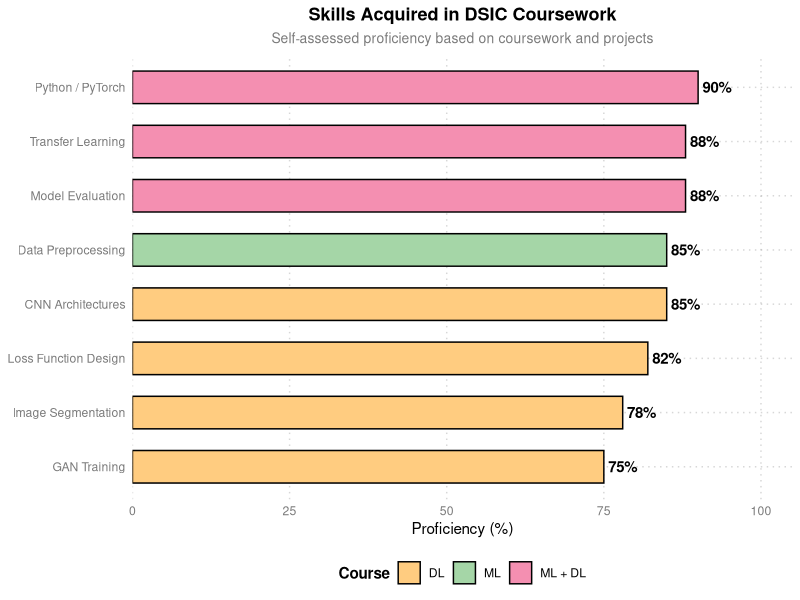

R code for this plot:
## ---- chunk 1
library(ggplot2)
library(scales)

# Personal visual DNA
c1  <- "#18A3A3"      # teal (primary)
c2  <- "#FF4D8D"      # rose pink (accent)
c3  <- "#7A7A7A"      # mid grey
c4  <- "#000000"      # border / text
acc <- "#E65100"      # deep orange (trend / highlight)

theme1 <- function() {
  theme_minimal(base_family = "sans") +
    theme(
      text             = element_text(colour = c4),
      plot.title       = element_text(face = "bold", colour = c4, size = 13,
                                      hjust = 0.5),
      plot.subtitle    = element_text(colour = c3, size = 10, hjust = 0.5),
      axis.title       = element_text(colour = c4, size = 11),
      axis.text        = element_text(colour = c3),
      panel.grid.major = element_line(color = scales::alpha(c3, 0.3),
                                      linetype = "dotted"),
      panel.grid.minor = element_blank(),
      legend.text      = element_text(colour = c4),
      legend.title     = element_text(colour = c4, face = "bold")
    )
}
## ---- chunk 2
df_skills <- data.frame(
  skill = factor(
    c("Python / PyTorch", "Transfer Learning", "Model Evaluation",
      "Data Preprocessing",
      "CNN Architectures", "Loss Function Design",
      "Image Segmentation", "GAN Training"),
    levels = rev(c("Python / PyTorch", "Transfer Learning", "Model Evaluation",
                   "Data Preprocessing",
                   "CNN Architectures", "Loss Function Design",
                   "Image Segmentation", "GAN Training"))
  ),
  proficiency = c(90, 88, 88, 85, 85, 82, 78, 75),
  source      = c("ML + DL", "ML + DL", "ML + DL",
                  "ML",
                  "DL", "DL", "DL", "DL")
)

ggplot(df_skills, aes(x = proficiency, y = skill, fill = source)) +
  geom_col(colour = c4, width = 0.6) +
  geom_text(aes(label = paste0(proficiency, "%")),
            hjust = -0.15, fontface = "bold", size = 3.8, colour = c4) +
  scale_fill_manual(values = c("ML" = "#A5D6A7", "DL" = "#FFCC80", "ML + DL" = "#F48FB1")) +
  scale_x_continuous(limits = c(0, 105), expand = expansion(mult = c(0, 0))) +
  labs(title    = "Skills Acquired in DSIC Coursework",
       subtitle = "Self-assessed proficiency based on coursework and projects",
       x = "Proficiency (%)", y = NULL, fill = "Course") +
  theme1() +
  theme(legend.position = "bottom")
